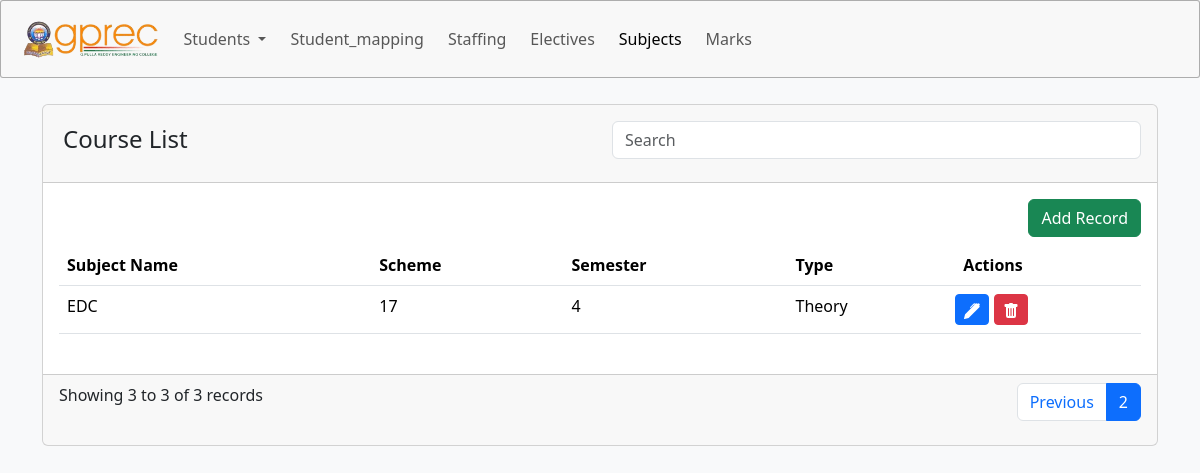
Page /show?page=2 on the earlier database version.
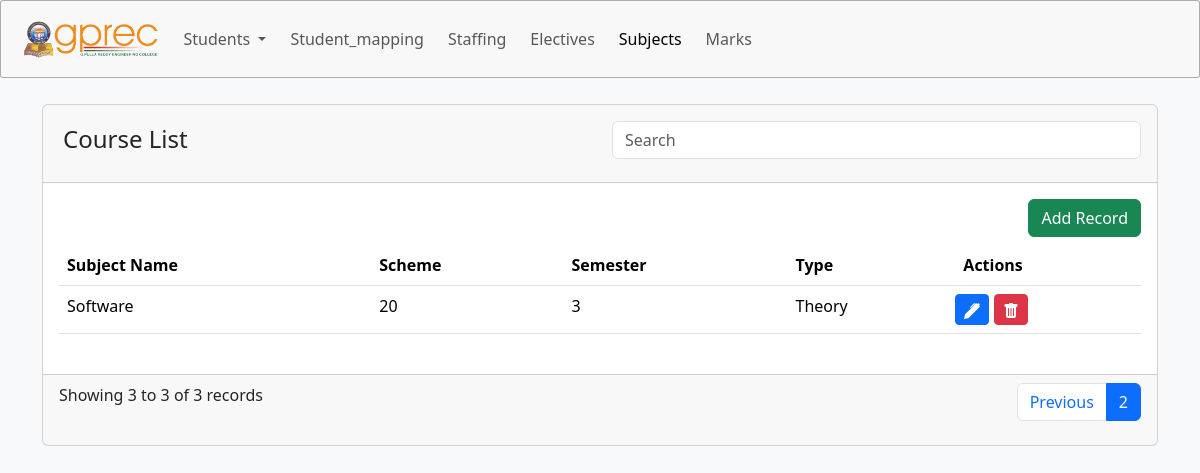
Same page on the later database version.
### acad/models.py (models this page shows, shortened)
class Subjects(models.Model):
    course_code=models.CharField(max_length=10)
    subject=models.CharField(max_length=50)
    category=models.CharField(max_length=6)
    scheme=models.IntegerField()
    semester=models.CharField(max_length=10)
    type=models.CharField(max_length=10)
    credits=models.DecimalField(max_digits=10, decimal_places=2)
    end_exam_marks=models.IntegerField()
    cia_marks=models.IntegerField()
    total_marks=models.IntegerField()

### acad/views.py (the view)
# urls.py: path('show', views.show, name='show'),
def show(request):
    records = Subjects.objects.all()
    page = request.GET.get('page', 1)
    records_per_page = 2
    paginator = Paginator(records, records_per_page)
    try:
        records = paginator.page(page)
    except EmptyPage:
        records = paginator.page(paginator.num_pages)
    return render(request, 'show.html', {'records': records})

### templates/show.html (shortened to what this page needs)
{% extends "base.html" %}
{% block body %}
<div class="container my-5">
    <div class="card">
        <div class="card-header p-3">
            <div class="row">
                <div class="col-md-6">
                    <h4 class="p-1">Course List</h4>
                </div>
                <div class="col-md-6 text-right">
                    <input type="text" class="form-control" placeholder="Search">
                </div>
            </div>
        </div>
        <div class="card-body">
            <a href="{% url 'add_record' %}" class="btn btn-success float-end mb-2">Add Record</a>
            <table class="table">
                <thead>
                <tr>
                    <th>Subject Name</th>
                    <th>Scheme</th>
                    <th>Semester</th>
                    <th>Type</th>
                    <th>Actions</th>
                </tr>
                </thead>
                <tbody>
                {% for record in records %}
                    <tr>
                        <td>{{ record.subject }}</td>
                        <td>{{ record.scheme }}</td>
                        <td>{{ record.semester }}</td>
                        <td>{{ record.type }}</td>
                        <td class="mx-0 px-0">
                            <button class="btn btn-sm btn-primary" data-bs-toggle="modal" data-bs-target="#editModal{{ record.id }}">
                            </button>
                            <button class="btn btn-sm btn-danger" data-bs-toggle="modal" data-bs-target="#deleteModal{{ record.id }}">
                            </button>
                        </td>
                    </tr>
                {% endfor %}
                </tbody>
            </table>
        </div>
        <div class="card-footer mt-2">
            <div class="d-flex justify-content-between">
                <span>Showing {{ records.start_index }} to {{ records.end_index }} of {{ records.paginator.count }} records</span>
                <ul class="pagination">
                    {% if records.has_previous %}
                        <li class="page-item"><a class="page-link" href="?page={{ records.previous_page_number }}">Previous</a></li>
                    {% endif %}
                    <li class="page-item active"><span class="page-link">{{ records.number }}</span></li>
                </ul>
            </div>
        </div>
    </div>
</div>
{% endblock body %}

Differences in the rows shown:
removed Subjects: subject "EDC", scheme "17", semester "4", type "Theory"
added Subjects: subject "Software", scheme "20", semester "3", type "Theory"
